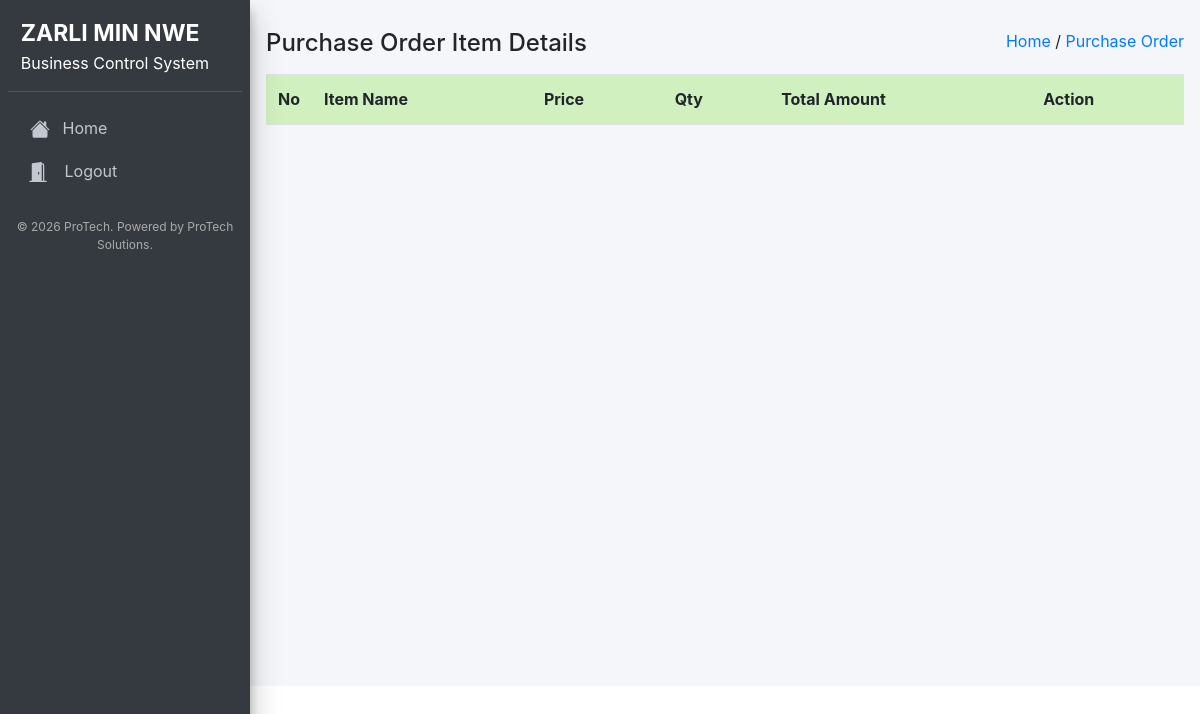
Before: /purchase_order_detail.php?order_no=PO-221 (signed in) with the older database file.
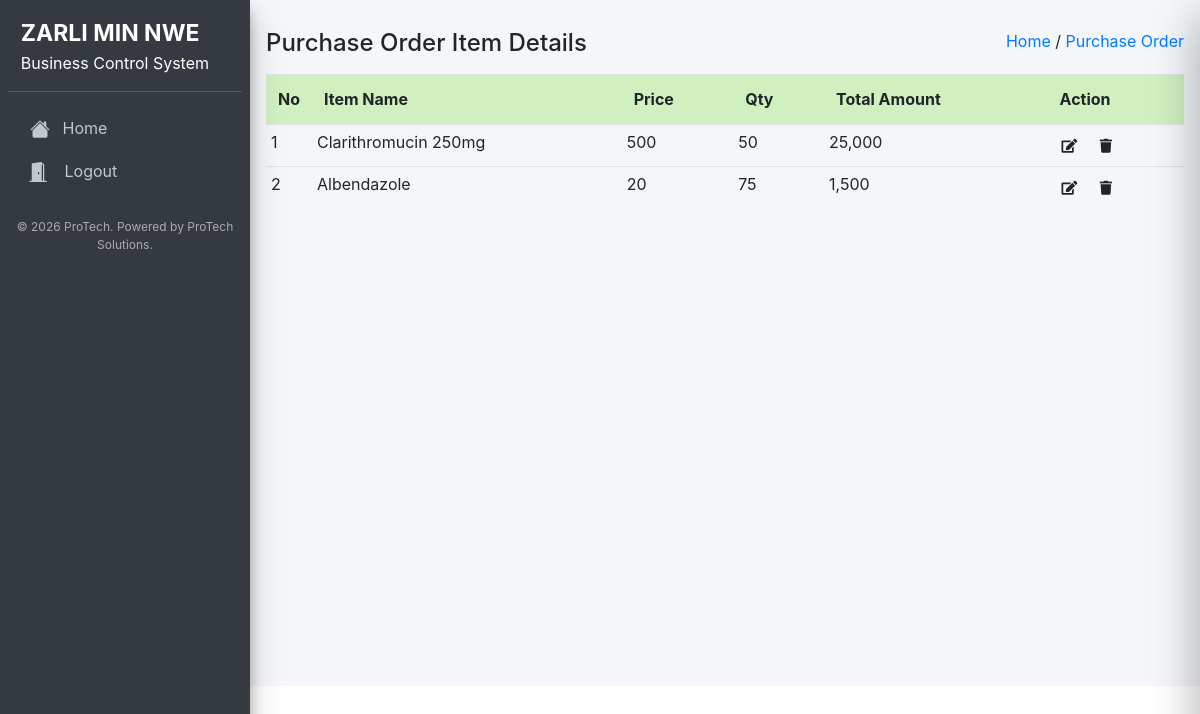
After: the same page with the newer database file.
### tables this page shows
CREATE TABLE `purchase_order_items` (
  `id` int(11) NOT NULL,
  `item_id` varchar(100) NOT NULL,
  `price` int(11) NOT NULL,
  `qty` int(11) NOT NULL,
  `amount` int(11) NOT NULL,
  `order_no` varchar(100) NOT NULL,
  `purchase_orderid` int(11) NOT NULL
);

CREATE TABLE `item` (
  `id` int(11) NOT NULL,
  `item_id` varchar(255) NOT NULL,
  `item_name` varchar(255) NOT NULL,
  `categories_id` varchar(255) NOT NULL,
  `original_price` int(11) NOT NULL,
  `selling_price` int(11) NOT NULL,
  `reorder_level` int(11) NOT NULL,
  `item_image` varchar(255) DEFAULT NULL,
  `expiry_date` date DEFAULT NULL,
  `location` varchar(255) DEFAULT NULL
);

### purchase_order_detail.php (the view, shortened to what this page needs)
<?php
require '../Config/config.php';
include 'header.php';
  $order_no = $_GET['order_no'];
  $purchase_order_itemstmt = $pdo->prepare("SELECT * FROM purchase_order_items WHERE order_no='$order_no' ORDER BY id DESC");
  $purchase_order_itemstmt->execute();
  $purchase_order_itemdatas = $purchase_order_itemstmt->fetchAll();
?>
  <div class="col-md-12 mt-4 px-3 pt-1">
    <div class="d-flex justify-content-between">
      <h4 class="mb-3">Purchase Order Item Details</h4>
      <div>
        <a href="index.php">
          Home
        </a>
        /
        <a href="purchase_order.php">
          Purchase Order
        </a>
      </div>
    </div>
    <div>
      <table class="table table-hover">
        <thead class="custom-thead">
          <tr>
            <th style="width: 10px">No</th>
            <th>Item Name</th>
            <th>Price</th>
            <th>Qty</th>
            <th>Total Amount</th>
            <th>Action</th>
          </tr>
        </thead>
        <tbody>
          <?php
            if ($purchase_order_itemdatas) {
              $idd = 1;
              foreach ($purchase_order_itemdatas as $value) {
                $item_id = $value['item_id'];
                $itemIdstmt = $pdo->prepare("SELECT * FROM item WHERE item_id='$item_id'");
                $itemIdstmt->execute();
                $itemIdResult = $itemIdstmt->fetch(PDO::FETCH_ASSOC);
          ?>
          <tr>
            <td><?php echo $idd; ?></td>
            <td><?php echo $itemIdResult['item_name']; ?></td>
            <td><?php echo number_format($value['price']); ?></td>
            <td><?php echo $value['qty']; ?></td>
            <td><?php echo number_format($value['amount']); ?></td>
            <td>
              <button
                  class="btn btn-sm"
                  onclick="openDrawer(<?php echo $value['id']; ?>)">
                <i class="fas fa-edit"></i>
              </button>
              <a href="delete.php?table_name=purchase_order_item&id=<?php echo $value['id'];?>&order_no=<?php echo $order_no; ?>" class="btn btn-sm delete-order-item">
                                          <i class="fas fa-trash"></i>
              </a>
            </td>
          </tr>
          <?php
            $idd++;
              }
            }
          ?>
        </tbody>
      </table>
    </div>
  </div>

### header.php (shortened to what this page needs)
<!DOCTYPE html>
<?php
$current_page = basename($_SERVER['PHP_SELF']);
?>
<html lang="en">
<head>
  <link href="bootstrap-4.0.0-dist/css/bootstrap.css" rel="stylesheet">
  <link rel="stylesheet" href="plugins/fontawesome-free/css/all.min.css">
  <link rel="stylesheet" href="dist/css/adminlte.min.css">
</head>
<body class="hold-transition sidebar-mini">
  <div class="wrapper left-sider">
    <aside class="main-sidebar sidebar-dark-primary elevation-4">
      <div class="sidebar">
        <div class="user-panel">
          <div style="color:white;" class="image">
            <span class="mt-2 title"><b>ZARLI MIN NWE</b></span><br>
            <span>Business Control System</span>
          </div>
        </div>
        <nav class="mt-3">
          <ul class="nav nav-pills nav-sidebar flex-column" data-widget="treeview" role="menu" data-accordion="true">
            <li class="nav-item">
              <a href="index.php" class="nav-link <?php echo $current_page == 'index.php' ? 'active' : ''; ?>">
                <p style="margin-left:8px;">Home</p>
              </a>
            </li>
            <li class="nav-item">
              <a href="logout.php" class="nav-link">
                <p style="margin-left:8px;">Logout</p>
              </a>
            </li>
          </ul>
        </nav>
        <div class="sidebar-footer mt-4 text-center"
            style="font-size:12px; color:#aaa; padding:0px;">
          © <?php echo date('Y'); ?> ProTech. Powered by ProTech Solutions.
        </div>
      </div>
    </aside>
    <div class="content-wrapper">

### header.php (style rules this page uses)
.left-sider .main-sidebar { position: fixed !important; top: 0; left: 0; height: 108.7vh !important; overflow-y: auto !important; z-index: 1030; }
.main-sidebar .user-panel { position: sticky; top: 0; z-index: 1050; background-color: #343a40; padding-top: 1rem; padding-bottom: 1rem; }
.title { font-size: 23px; }
.table thead.custom-thead th { background-color: #d0f0c0; }
.table td, .table tr { padding: 5px; }

Changed rows visible on the page:
added purchase_order_items: item.item_name "Clarithromucin 250mg", price "500", qty "50", amount "25,000"
added purchase_order_items: item.item_name "Albendazole", price "20", qty "75", amount "1,500"
